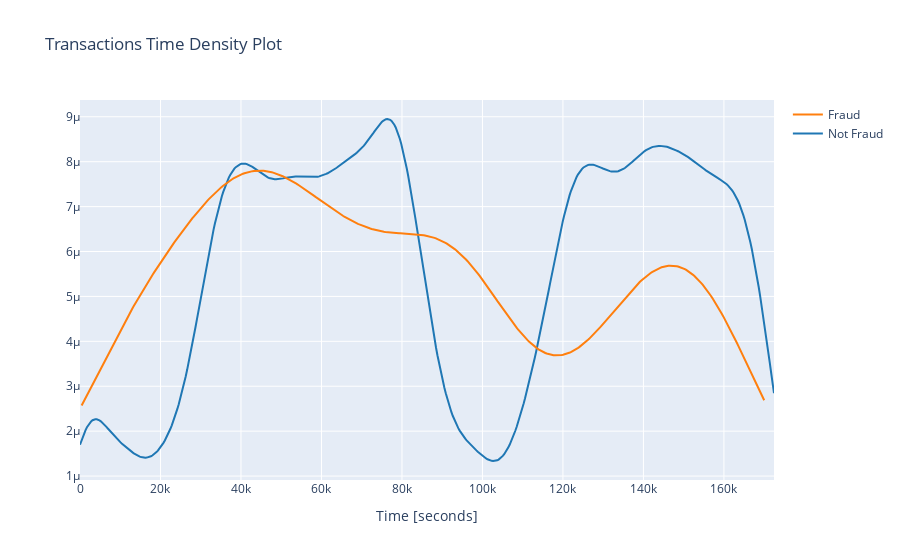

Notebook cell for this chart:
### Code cell
## Transactions in time

class_0 = df.loc[df['Class'] == 0]["Time"]
class_1 = df.loc[df['Class'] == 1]["Time"]
hist_data = [class_0, class_1]
group_labels = ['Not Fraud', 'Fraud']

fig = ff.create_distplot(hist_data, group_labels, show_hist=False, show_rug=False)
fig['layout'].update(title='Transactions Time Density Plot', xaxis=dict(title='Time [seconds]'))
iplot(fig, filename='dist_only')

### Figure 1 — Plotly figure (JSON) as saved in the notebook; plotly's stock layout.template omitted (floating-point values rounded to 4 significant figures; data arrays with more than 128 entries replaced by an {"elided": "..."} marker saying what was removed)
{"data": [{"legendgroup": "Not Fraud", "marker": {"color": "rgb(31, 119, 180)"}, "mode": "lines", "name": "Not Fraud", "showlegend": true, "x": {"elided": "500 float values"}, "xaxis": "x", "y": {"elided": "500 float values"}, "yaxis": "y", "type": "scatter"}, {"legendgroup": "Fraud", "marker": {"color": "rgb(255, 127, 14)"}, "mode": "lines", "name": "Fraud", "showlegend": true, "x": {"elided": "500 float values"}, "xaxis": "x", "y": {"elided": "500 float values"}, "yaxis": "y", "type": "scatter"}], "layout": {"barmode": "overlay", "hovermode": "closest", "legend": {"traceorder": "reversed"}, "title": {"text": "Transactions Time Density Plot"}, "xaxis": {"anchor": "y2", "domain": [0, 1], "title": {"text": "Time [seconds]"}, "zeroline": false}, "yaxis": {"anchor": "free", "domain": [0, 1], "position": 0}}}
